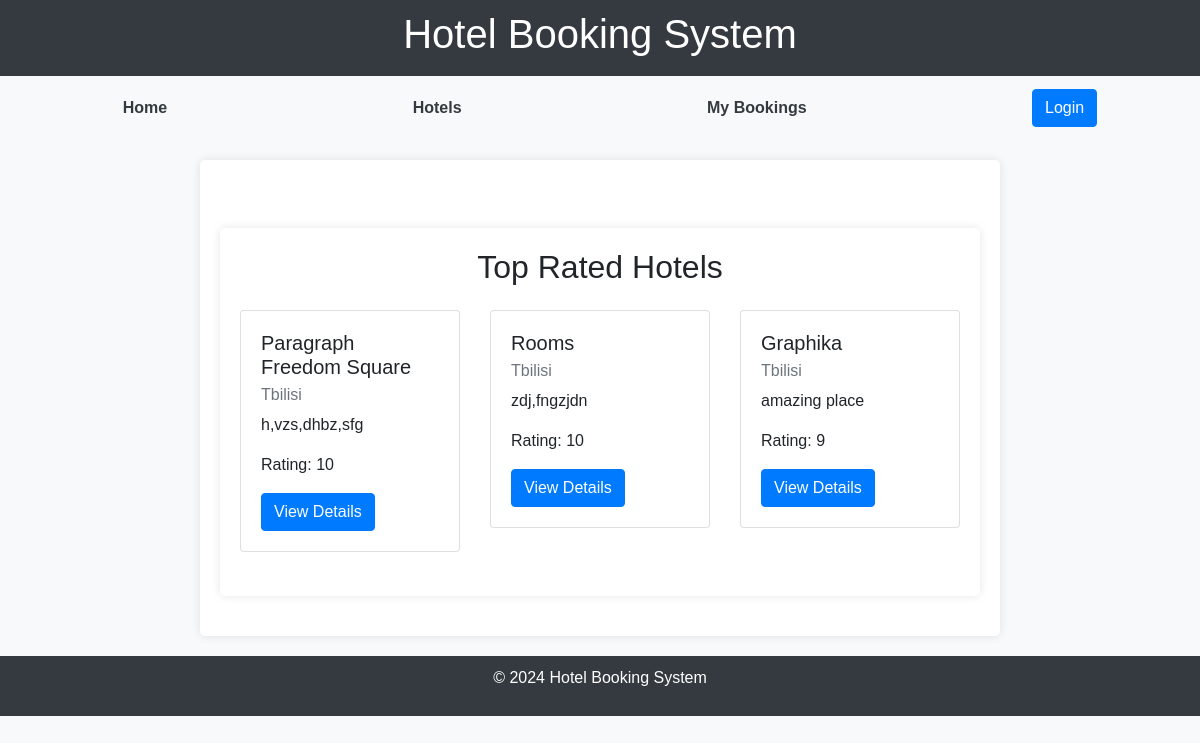
The page / on the database its author committed.
### rooms/models.py (models this page shows, shortened)
class Hotel(models.Model):
    city = models.CharField(default=None, max_length=64)
    name = models.CharField(default=None, max_length=64)
    address = models.CharField(default=None, max_length=64)
    overview = models.CharField(default=None, max_length=64)
    rating = models.IntegerField(validators=[MinValueValidator(0), MaxValueValidator(10)])

### rooms/views.py (the view)
# urls.py: path('', views.HomeView.as_view(), name='home'),
class HomeView(ListView):
    model = Hotel
    template_name = 'home.html'
    context_object_name = 'top_hotels'
    def get_queryset(self):
         return Hotel.objects.order_by('-rating')[:3]

### rooms/templates/home.html (shortened to what this page needs)
{% extends 'base.html' %}
{% block content %}
    <div class="container mt-5">
        <h2 class="text-center mb-4">Top Rated Hotels</h2>
        <div class="row">
            {% for hotel in top_hotels %}
                <div class="col-md-4 mb-4">
                    <div class="card">
                        <div class="card-body">
                            <h5 class="card-title">{{ hotel.name }}</h5>
                            <h6 class="card-subtitle mb-2 text-muted">{{ hotel.city }}</h6>
                            <p class="card-text">{{ hotel.overview }}</p>
                            <p class="card-text">Rating: {{ hotel.rating }}</p>
                            <a href="{% url 'hotel_detail' hotel.pk %}" class="btn btn-primary">View Details</a>
                        </div>
                    </div>
                </div>
            {% empty %}
                <div class="col">
                    <p>No top-rated hotels found.</p>
                </div>
            {% endfor %}
        </div>
    </div>
{% endblock %}

### rooms/templates/base.html (style rules this page uses)
body { font-family: Arial, sans-serif; background-color: #f8f9fa; margin: 0; padding: 0; }
.container { max-width: 800px; margin: 20px auto; background-color: white; padding: 20px; border-radius: 5px; box-shadow: 0 0 10px rgba(0,0,0,0.1); }

### rows shown on the page
Hotel: name "Paragraph Freedom Square", city "Tbilisi", overview "h,vzs,dhbz,sfg", rating "10"
Hotel: name "Rooms", city "Tbilisi", overview "zdj,fngzjdn", rating "10"
Hotel: name "Graphika", city "Tbilisi", overview "amazing place", rating "9"
